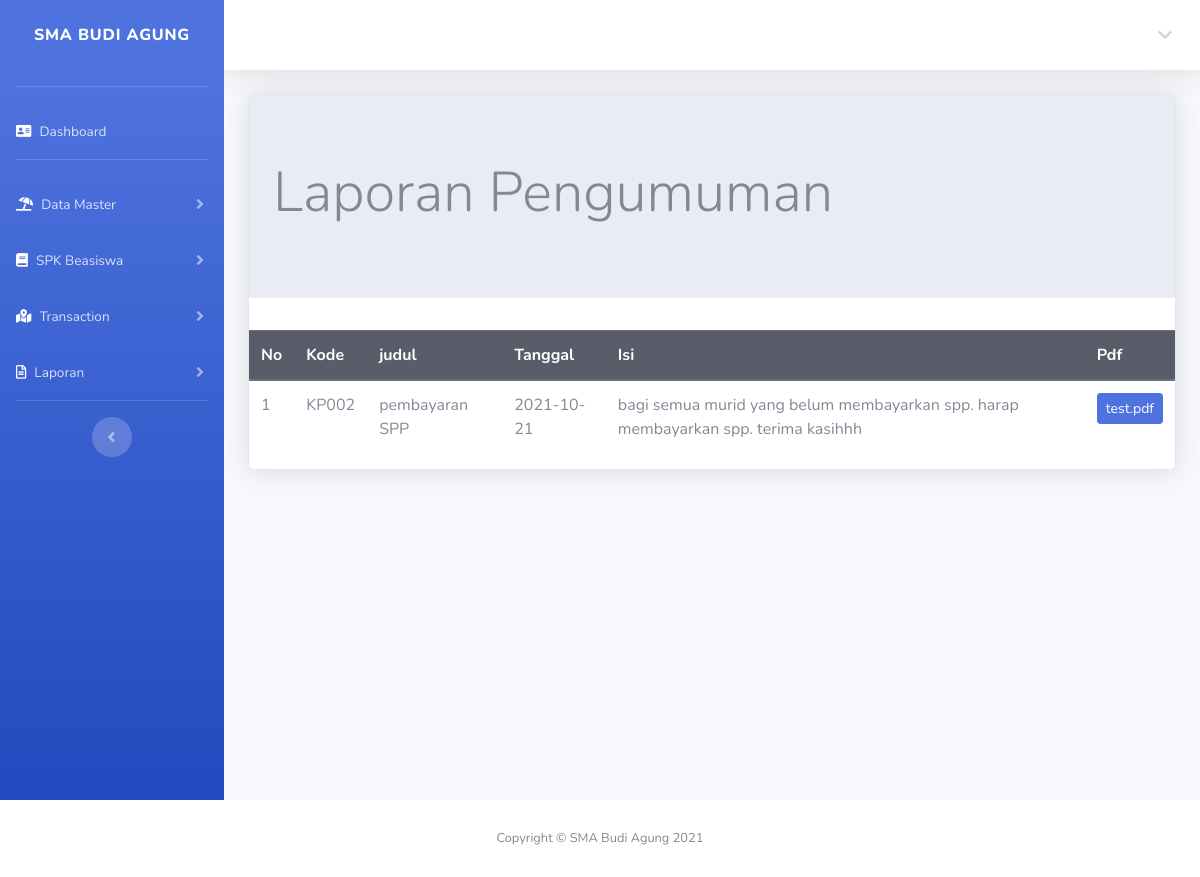
Page /laporanPengumumunan.php (signed in) on the committed database.
### tables this page shows
CREATE TABLE `pengumuman` (
  `id` int(11) NOT NULL,
  `kode_pengumuman` varchar(100) NOT NULL,
  `judul_pengumuman` varchar(100) NOT NULL,
  `tanggal_pengumuman` date NOT NULL,
  `isi_pengumuman` varchar(500) NOT NULL,
  `filePdf` varchar(100) NOT NULL
);

### laporanPengumumunan.php (the view, shortened to what this page needs)
<!DOCTYPE html>
<?php
include "includes/config.php";
?>
<html lang="en">
<head>
    <link rel="stylesheet" type="text/css" href="css/bootstrap.min.css">
</head>
<?php include "header.php"; ?>
<div class="container-fluid">
    <div class="card shadow mb-4">
        <body>
            <div class="jumbotron jumbotron-fluid">
                <div class="container">
                    <h1 class="display-4">Laporan Pengumuman</h1>
                </div>
            </div>
            <table class="table table success">
                <thead class="thead-dark">
                    <tr>
                        <th>No</th>
                        <th>Kode</th>
                        <th>judul</th>
                        <th>Tanggal</th>
                        <th>Isi</th>
                        <th>Pdf</th>
                    </tr>
                </thead>
                <tbody>
                    <?php
                    $query = mysqli_query($connection, "select * from pengumuman");
                    $nomor = 1;
                    while ($row = mysqli_fetch_array($query)) { ?>
                        <tr>
                            <td><?php echo $nomor; ?></td>
                            <td><?php echo $row['kode_pengumuman']; ?></td>
                            <td><?php echo $row['judul_pengumuman']; ?></td>
                            <td><?php echo $row['tanggal_pengumuman']; ?></td>
                            <td><?php echo $row['isi_pengumuman']; ?></td>
                            <td>
                                <?php if ($row['filePdf'] != "") {
                                    $dir = "upload";
                                ?>
                                    <a href="<?= $dir . "/" . $row['filePdf'] ?>" target="_blank" class="btn btn-primary btn-sm" title="View">
                                        <?= $row['filePdf']; ?>
                                    </a>
                                <?php } else {
                                    echo "-";
                                } ?>
                            </td>
                        </tr>
                        <?php $nomor = $nomor + 1; ?>
                    <?php } ?>
                </tbody>
            </table>
    </div>
    </body>
<?php include "footer.php"; ?>
</html>

### rows in the picture
pengumuman: kode_pengumuman "KP002", judul_pengumuman "pembayaran SPP", tanggal_pengumuman "2021-10-21", isi_pengumuman "bagi semua murid yang belum membayarkan spp. harap membayarkan spp. terima kasihhh", filePdf "test.pdf"
